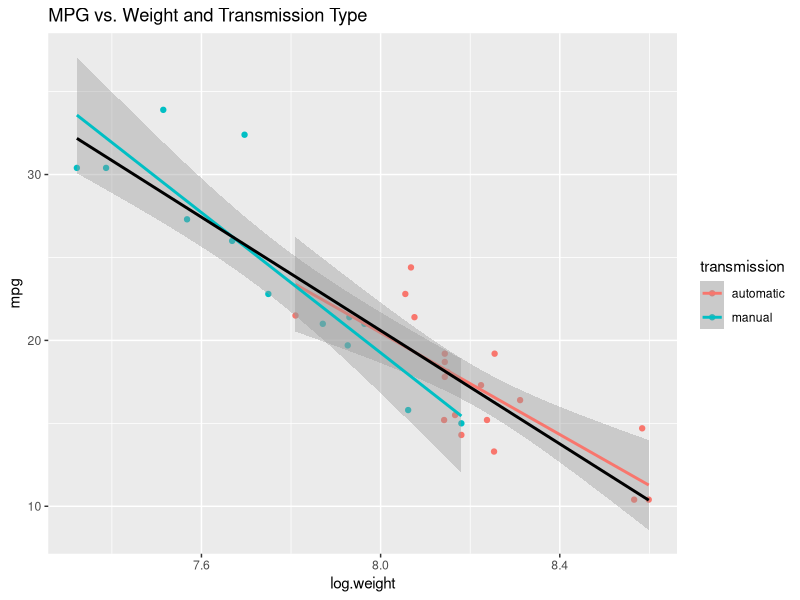
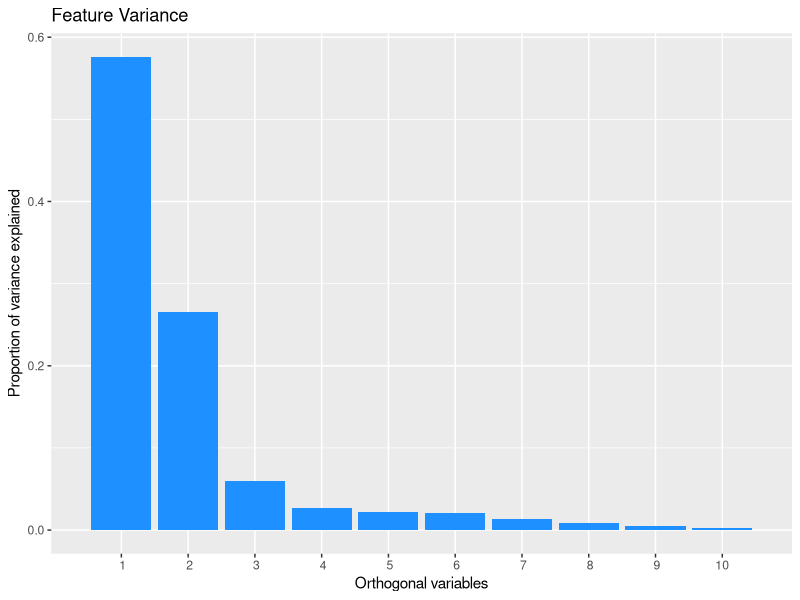
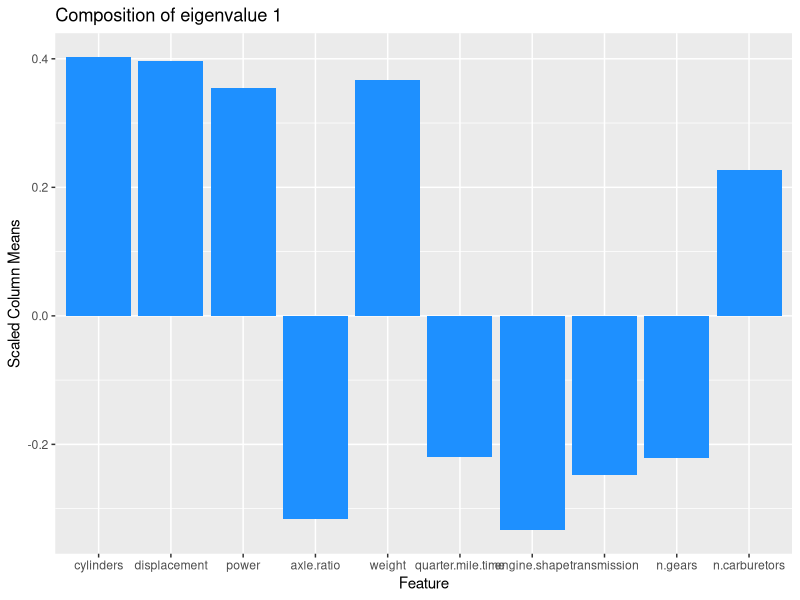

Generate these figures, in order, with R: (Note: this script raises an error after producing the figures.)
## ---- chunk 1
library(datasets)
library(dplyr)
library(xtable)
# library(GGally)
library(ggplot2)

graphics.off()

setwd("~/../datascience/RegressionModels-MotorCars")
data(mtcars)

# ?mtcars

# rename vars
mtcars <- rename(mtcars, cylinders=cyl, displacement=disp, power=hp, 
                 axle.ratio=drat, weight=wt, quarter.mile.time=qsec, 
                 engine.shape=vs, transmission=am, n.gears=gear, 
                 n.carburetors=carb)

# move row names into it's own column
mtcars <-  mutate(mtcars, carnames=rownames(mtcars))
# move carnames to 1st column
mtcars <- mtcars[,c(ncol(mtcars),1:length(mtcars)-1)]
## ---- chunk 2
# clarify values based on ?mtcars info
mtcars <- mutate(mtcars,
                 weight=weight*1000,
                 engine.shape=factor(engine.shape, levels=c(0,1), 
                                     labels=c("v","straight")),
                 transmission=factor(transmission, levels=c(0,1),
                                     labels=c("automatic","manual")),
                 log.displacement=log(displacement),
                 log.weight=log(weight))

# for ease of using plot(myfit)
rownames(mtcars) <- mtcars$carnames
# note: engine.shape has levels(0,1) = ("v","straight")
#       transmission has levels(0,1) = ("auto","manual")
## ---- chunk 3
tab <- xtable(head(mtcars))
print(tab, type = "html")
## ---- chunk 4
mtcars %>% group_by(transmission) %>% summarize(mean(mpg))
## ---- chunk 5
# consider avoiding ggplot calls inside of a function. Behavior can be unpredictable
plot.mpg.by <- function(var, main=NULL) {
    ggplot(mtcars, aes_string(x=var, y="mpg", col="transmission")) +
        geom_point() + 
        geom_smooth(method="lm") +
        geom_smooth(aes_string(x=var, y="mpg"), method="lm", 
                    col="black", se=FALSE) +
        labs(title=main)
}
## ---- chunk 6
plot.mpg.by("log.weight", main="MPG vs. Weight and Transmission Type")
## ---- chunk 7
inputs <- select(mtcars, cylinders:n.carburetors)
mtcars.svd <- svd(scale(sapply(inputs, unclass)))

gg <- ggplot() + 
    geom_bar(aes(x=1:length(mtcars.svd$d), 
                 y=mtcars.svd$d^2/sum(mtcars.svd$d^2)),
             stat="identity",
             fill="dodgerblue") + 
    scale_x_discrete(limits=1:length(inputs)) +
    labs(title="Feature Variance") +
    labs(x="Orthogonal variables") +
    labs(y="Proportion of variance explained")
print(gg)
## ---- chunk 8
eigval <- 1
gg.svd.eigval <- ggplot() + 
    geom_bar(aes(x=1:length(inputs), y=mtcars.svd$v[,eigval]),
             stat="identity",
             fill="dodgerblue") + 
        scale_x_discrete(limits=names(inputs)) +
        labs(title=paste("Composition of eigenvalue",eigval)) +
        labs(x="Feature") +
        labs(y="Scaled Column Means")
print(gg.svd.eigval)
## ---- chunk 9
fit <- list()
fit[[1]] <- lm(mpg ~ transmission, data=mtcars)
fit[[2]] <- lm(mpg ~ transmission + log.weight, data=mtcars)
fit[[3]] <- lm(mpg ~ transmission + log.weight + log.displacement, data=mtcars)
fit[[4]] <- lm(mpg ~ transmission + log.weight + log.displacement +
               quarter.mile.time, data=mtcars)
fit[[5]] <- lm(mpg ~ transmission + 
                 log.weight + log.displacement +
                 cylinders + 
                 power + axle.ratio +
                 quarter.mile.time + engine.shape +
                 n.gears + n.carburetors, data=mtcars)

fit.anova <- anova(fit)
print(fit.anova)

bestfit <- fit[[tail(which(fit.anova$"Pr(>F)" <= .05),n=1)]]
## ---- chunk 10

## ---- chunk 11
# Multiple plot function
#
# ggplot objects can be passed in ..., or to plotlist (as a list of ggplot objects)
# - cols:   Number of columns in layout
# - layout: A matrix specifying the layout. If present, 'cols' is ignored.
#
# If the layout is something like matrix(c(1,2,3,3), nrow=2, byrow=TRUE),
# then plot 1 will go in the upper left, 2 will go in the upper right, and
# 3 will go all the way across the bottom.
#
# credit: http://www.cookbook-r.com/Graphs/Multiple_graphs_on_one_page_(ggplot2)/
# author: winston@stdout.org
#
multiplot <- function(..., plotlist=NULL, file, cols=1, layout=NULL) {
  library(grid)

  # Make a list from the ... arguments and plotlist
  plots <- c(list(...), plotlist)

  numPlots = length(plots)

  # If layout is NULL, then use 'cols' to determine layout
  if (is.null(layout)) {
    # Make the panel
    # ncol: Number of columns of plots
    # nrow: Number of rows needed, calculated from # of cols
    layout <- matrix(seq(1, cols * ceiling(numPlots/cols)),
                    ncol = cols, nrow = ceiling(numPlots/cols))
  }

 if (numPlots==1) {
    print(plots[[1]])

  } else {
    # Set up the page
    grid.newpage()
    pushViewport(viewport(layout = grid.layout(nrow(layout), ncol(layout))))

    # Make each plot, in the correct location
    for (i in 1:numPlots) {
      # Get the i,j matrix positions of the regions that contain this subplot
      matchidx <- as.data.frame(which(layout == i, arr.ind = TRUE))

      print(plots[[i]], vp = viewport(layout.pos.row = matchidx$row,
                                      layout.pos.col = matchidx$col))
    }
  }
}
## ---- chunk 12
# MPG vs feature broken out between automatic and manual
gg  <- list()
ii <- 0
for (feat.name in names(mtcars)[3:ncol(mtcars)]) {
    #tmp <- select(mtcars, mpg, transmission, feat.name)
    #rename(tmp, )
    ii <- ii + 1
    gg[[ii]] <- plot.mpg.by(feat.name)
}
windows(width = 9, height = 10, xpos = 0, rescale="fixed")
multiplot(plotlist = gg, cols=2)

#windows(width = 13, height = 11, xpos = 30)
#pairs(select(mtcars, -carnames), panel = panel.smooth, main = "Motor Cars", 
#      col = 3 + (mtcars$log.displacement > 5.25))

# ggpairs(mtcars, lower=list(continuous = "smooth"), params=c(method="lm"))
## ---- chunk 13
# This doesn't work because of ggplot's inability to calculate valiables from local scope
#gg  <- list()
#for (ii in 1:length(mtcars.svd$d)) {
#    #tmp <- select(mtcars, mpg, transmission, feat.name)
#    #rename(tmp, )
#    eigval <<- ii
#    gg[[ii]] <- ggplot(environment=environment()) + 
#        geom_bar(aes(x=1:length(inputs), y=mtcars.svd$v[,eigval]),
#                 stat="identity",
#                 fill="dodgerblue") + 
#        scale_x_discrete(limits=names(inputs)) +
#        labs(title=paste("Composition of eigenvalue",eigval)) +
#        labs(x="Feature") +
#        labs(y="Scaled Column Means")
#}
#windows(width = 9, height = 10, xpos = 0, rescale="fixed")
#multiplot(plotlist = gg, cols=2)
